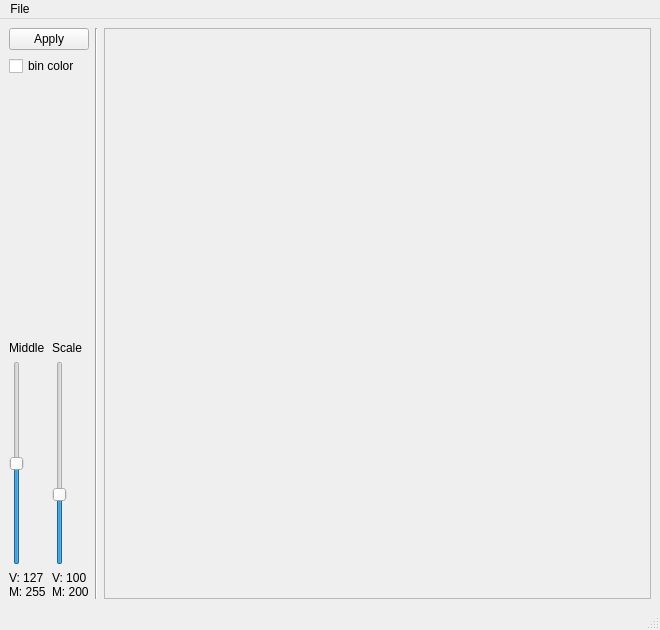
<?xml version="1.0" encoding="UTF-8"?>
<ui version="4.0">
 <class>MainWindow</class>
 <widget class="QMainWindow" name="MainWindow">
  <property name="geometry">
   <rect>
    <x>0</x>
    <y>0</y>
    <width>660</width>
    <height>630</height>
   </rect>
  </property>
  <property name="minimumSize">
   <size>
    <width>660</width>
    <height>630</height>
   </size>
  </property>
  <property name="windowTitle">
   <string>Stext - Image editor</string>
  </property>
  <widget class="QWidget" name="centralwidget">
   <layout class="QVBoxLayout" name="verticalLayout_3">
    <item>
     <layout class="QHBoxLayout" name="horizontalLayout">
      <item>
       <layout class="QVBoxLayout" name="verticalLayout">
        <item>
         <widget class="QPushButton" name="Apply">
          <property name="text">
           <string>Apply</string>
          </property>
         </widget>
        </item>
        <item>
         <widget class="QCheckBox" name="Bin_color">
          <property name="text">
           <string>bin color</string>
          </property>
         </widget>
        </item>
        <item>
         <spacer name="verticalSpacer">
          <property name="orientation">
           <enum>Qt::Vertical</enum>
          </property>
          <property name="sizeHint" stdset="0">
           <size>
            <width>20</width>
            <height>40</height>
           </size>
          </property>
         </spacer>
        </item>
        <item>
         <layout class="QHBoxLayout" name="horizontalLayout_2">
          <item>
           <layout class="QVBoxLayout" name="verticalLayout_4">
            <item>
             <widget class="QLabel" name="label_2">
              <property name="text">
               <string>Middle</string>
              </property>
             </widget>
            </item>
            <item>
             <widget class="QSlider" name="Bin_color_slider">
              <property name="maximum">
               <number>255</number>
              </property>
              <property name="value">
               <number>127</number>
              </property>
              <property name="orientation">
               <enum>Qt::Vertical</enum>
              </property>
             </widget>
            </item>
            <item>
             <widget class="QLabel" name="Bin_color_text">
              <property name="text">
               <string>&lt;html&gt;&lt;head/&gt;&lt;body&gt;&lt;p&gt;V: 127&lt;br/&gt;M: 255&lt;/p&gt;&lt;/body&gt;&lt;/html&gt;</string>
              </property>
              <property name="margin">
               <number>5</number>
              </property>
             </widget>
            </item>
           </layout>
          </item>
          <item>
           <layout class="QVBoxLayout" name="verticalLayout_5">
            <item>
             <widget class="QLabel" name="label_3">
              <property name="text">
               <string>Scale</string>
              </property>
             </widget>
            </item>
            <item>
             <widget class="QSlider" name="Scale_slider">
              <property name="minimum">
               <number>50</number>
              </property>
              <property name="maximum">
               <number>200</number>
              </property>
              <property name="singleStep">
               <number>5</number>
              </property>
              <property name="value">
               <number>100</number>
              </property>
              <property name="orientation">
               <enum>Qt::Vertical</enum>
              </property>
             </widget>
            </item>
            <item>
             <widget class="QLabel" name="Scale_text">
              <property name="text">
               <string>&lt;html&gt;&lt;head/&gt;&lt;body&gt;&lt;p&gt;V: 100&lt;br/&gt;M: 200&lt;/p&gt;&lt;/body&gt;&lt;/html&gt;</string>
              </property>
              <property name="wordWrap">
               <bool>true</bool>
              </property>
              <property name="margin">
               <number>5</number>
              </property>
             </widget>
            </item>
           </layout>
          </item>
         </layout>
        </item>
       </layout>
      </item>
      <item>
       <widget class="Line" name="line">
        <property name="orientation">
         <enum>Qt::Vertical</enum>
        </property>
       </widget>
      </item>
      <item>
       <spacer name="horizontalSpacer">
        <property name="orientation">
         <enum>Qt::Horizontal</enum>
        </property>
        <property name="sizeType">
         <enum>QSizePolicy::Maximum</enum>
        </property>
        <property name="sizeHint" stdset="0">
         <size>
          <width>0</width>
          <height>20</height>
         </size>
        </property>
       </spacer>
      </item>
      <item>
       <widget class="QScrollArea" name="scrollArea">
        <property name="minimumSize">
         <size>
          <width>512</width>
          <height>512</height>
         </size>
        </property>
        <property name="widgetResizable">
         <bool>true</bool>
        </property>
        <widget class="QWidget" name="scrollAreaWidgetContents">
         <property name="geometry">
          <rect>
           <x>0</x>
           <y>0</y>
           <width>1243</width>
           <height>1098</height>
          </rect>
         </property>
         <layout class="QVBoxLayout" name="verticalLayout_2">
          <item>
           <widget class="QLabel" name="label">
            <property name="text">
             <string/>
            </property>
            <property name="pixmap">
             <pixmap>../YandexDisk/Скриншоты/2022-03-22_17-51-24.png</pixmap>
            </property>
            <property name="alignment">
             <set>Qt::AlignCenter</set>
            </property>
           </widget>
          </item>
         </layout>
        </widget>
       </widget>
      </item>
     </layout>
    </item>
   </layout>
  </widget>
  <widget class="QMenuBar" name="menubar">
   <property name="geometry">
    <rect>
     <x>0</x>
     <y>0</y>
     <width>660</width>
     <height>21</height>
    </rect>
   </property>
   <widget class="QMenu" name="menuFile">
    <property name="title">
     <string>File</string>
    </property>
    <addaction name="actionOpen"/>
    <addaction name="actionSave"/>
    <addaction name="separator"/>
    <addaction name="actionClose"/>
   </widget>
   <addaction name="menuFile"/>
  </widget>
  <widget class="QStatusBar" name="statusbar"/>
  <action name="actionOpen">
   <property name="text">
    <string>Open</string>
   </property>
  </action>
  <action name="actionSave">
   <property name="text">
    <string>Save</string>
   </property>
  </action>
  <action name="actionClose">
   <property name="text">
    <string>Close</string>
   </property>
  </action>
 </widget>
 <resources/>
 <connections/>
</ui>
